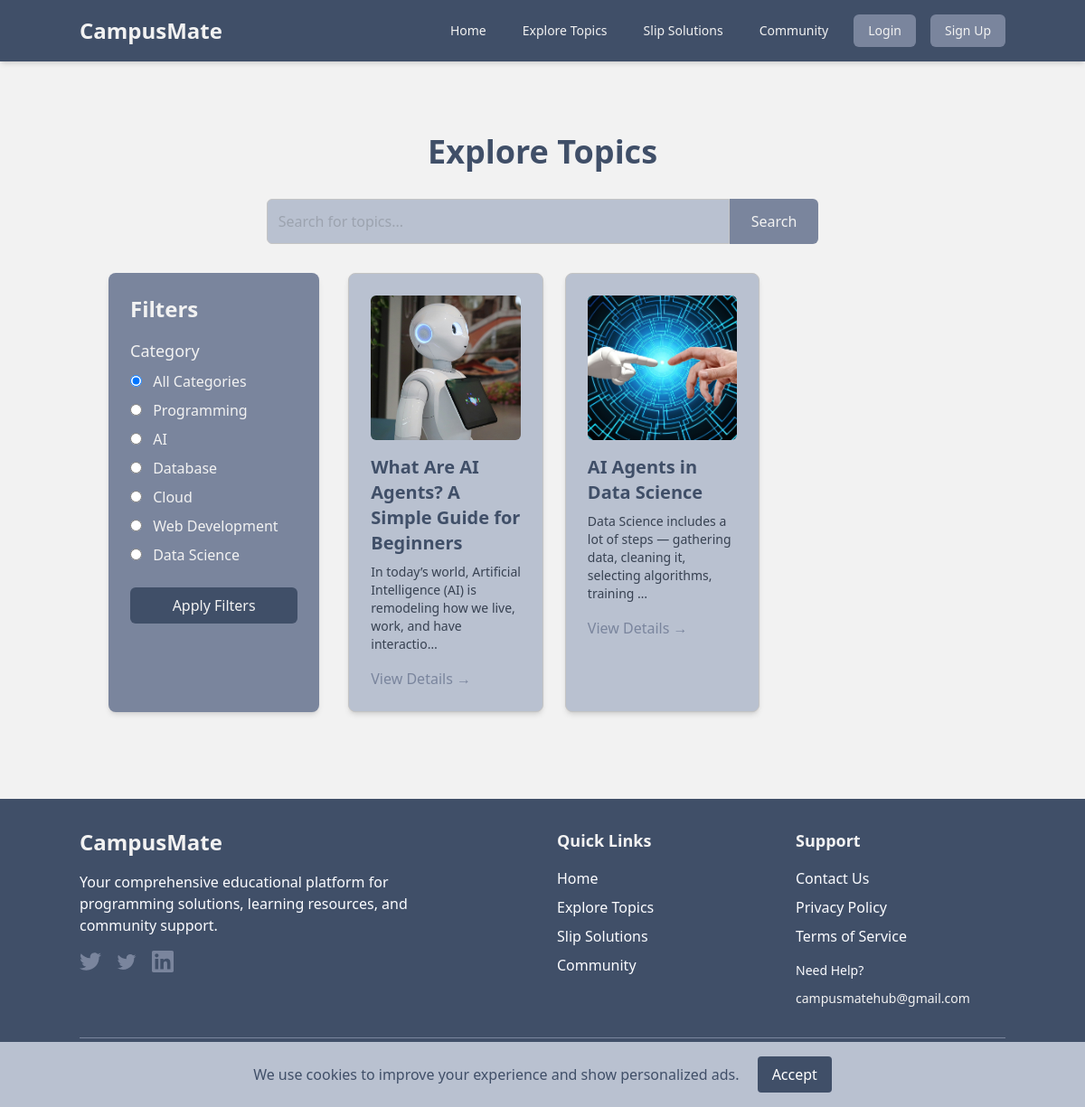
/explore-topics/, run on the app's committed database.
### CampusMateApp/models.py (models this page shows, shortened)
class ExploreTopic(models.Model):
    title = models.CharField(max_length=200)
    description = models.TextField()
    image = models.ImageField(upload_to='explore_topics/', blank=True, null=True)
    category = models.CharField(max_length=50, choices=CATEGORY_CHOICES, default='Programming')
    link = models.URLField(blank=True, null=True)
    created_at = models.DateTimeField(blank=True, default=timezone.now)
    updated_at = models.DateTimeField(blank=True)

### CampusMateApp/views.py (the view)
# urls.py: path('explore-topics/', views.explore_topics_view, name='explore_topics'),
def explore_topics_view(request):
    selected_category = request.GET.get('category')
    search_query = request.GET.get('q')
    topics = ExploreTopic.objects.all()
    if selected_category:
        topics = topics.filter(category=selected_category)
    if search_query:
        topics = topics.filter(title__icontains=search_query) | topics.filter(description__icontains=search_query)
    context = {
        'topics': topics,
        'categories': [choice[0] for choice in CATEGORY_CHOICES],
        'selected_category': selected_category,
        'search_query': search_query,
    }
    return render(request, 'explore.html', context)

### CampusMateApp/templates/explore.html (shortened to what this page needs)
{% extends 'base.html' %}
{% load static %}
{% block content %}
<div class="container mx-auto px-4 py-8 bg-[#F2F2F2] dark:bg-[#1a1a1a] transition-colors duration-300">
    <h1 class="text-4xl font-bold text-[#404F68] dark:text-[#F2F2F2] mb-8 text-center transition-colors duration-300">Explore Topics</h1>
    <form method="get" action="{% url 'CampusMateApp:explore_topics' %}" class="mb-8 flex justify-center">
        <input type="text" name="q" placeholder="Search for topics..." value="{{ search_query|default_if_none:'' }}" class="w-full max-w-lg p-3 border border-[#C4C4C4] dark:border-[#404040] rounded-l-md bg-[#B9C1D0] dark:bg-[#2d2d2d] text-[#404F68] dark:text-[#F2F2F2] focus:outline-none focus:ring-2 focus:ring-[#7A859D] dark:focus:ring-[#404F68] transition-colors duration-300">
        <button type="submit" class="bg-[#7A859D] dark:bg-[#ffffff] dark:text-[#2d2d2d] text-[#F2F2F2] hover:bg-[#404F68] dark:hover:bg-[#7A859D] px-6 py-3 rounded-r-md font-medium transition duration-300">Search</button>
    </form>
    <div class="flex flex-col md:flex-row gap-8">
        <aside id="filters-panel" class="hidden md:block md:w-1/4 bg-[#7A859D] dark:bg-[#2d2d2d] p-6 rounded-lg shadow-md transition-colors duration-300">
            <h2 class="text-2xl font-semibold text-[#F2F2F2] mb-4">Filters</h2>
            <form method="get" action="{% url 'CampusMateApp:explore_topics' %}">
                <div class="mb-6">
                    <h3 class="text-lg font-medium text-[#F2F2F2] mb-2">Category</h3>
                    <label class="block text-[#F2F2F2] mb-2">
                        <input type="radio" name="category" value="" class="mr-2" {% if not selected_category %}checked{% endif %}> All Categories
                    </label>
                    {% for category_name in categories %}
                        <label class="block text-[#F2F2F2] mb-2">
                            <input type="radio" name="category" value="{{ category_name }}" class="mr-2" {% if category_name == selected_category %}checked{% endif %}> {{ category_name }}
                        </label>
                    {% endfor %}
                </div>
                <button type="submit" class="bg-[#404F68] dark:bg-[#ffffff] dark:text-[#2d2d2d] text-[#F2F2F2] hover:bg-opacity-80 px-4 py-2 rounded-md w-full transition duration-300">Apply Filters</button>
            </form>
        </aside>
        <section class="md:w-3/4 grid grid-cols-1 sm:grid-cols-2 lg:grid-cols-3 gap-6">
            {% if topics %}
                {% for topic in topics %}
                    <a href="{% url 'CampusMateApp:explore_topic_detail' pk=topic.pk %}" class="block bg-[#B9C1D0] dark:bg-[#2d2d2d] p-6 rounded-lg shadow-md border border-[#C4C4C4] dark:border-[#404040] hover:bg-opacity-80 dark:hover:bg-[#404040] transition duration-300">
                        {% if topic.image %}
                            <img src="{{ topic.image.url }}" alt="{{ topic.title }}" class="w-full h-40 object-cover rounded-md mb-4">
                        {% endif %}
                        <h3 class="text-xl font-semibold text-[#404F68] dark:text-[#F2F2F2] mb-2 transition-colors duration-300">{{ topic.title }}</h3>
                        <p class="text-gray-700 dark:text-gray-300 text-sm transition-colors duration-300">{{ topic.description|truncatechars:100 }}</p>
                        <p class="mt-4 inline-block text-[#7A859D] dark:text-[#B9C1D0] hover:text-[#404F68] dark:hover:text-[#F2F2F2] font-medium transition-colors duration-300">View Details &rarr;</p>
                    </a>
                {% endfor %}
            {% else %}
                <p class="text-center text-[#404F68] dark:text-[#F2F2F2] col-span-full transition-colors duration-300">No topics found matching your criteria.</p>
            {% endif %}
        </section>
    </div>
</div>
{% endblock %}

### CampusMateApp/templates/base.html (shortened to what this page needs)
{% load static %}
<!DOCTYPE html>
<html lang="en">
<head>
    {% load tailwind_tags %}
    {% tailwind_css %}
</head>
<body class="bg-[#F2F2F2] dark:bg-[#1a1a1a] font-sans text-gray-800 dark:text-gray-200 transition-colors duration-300">
    <nav class="bg-[#404F68] dark:bg-[#2d2d2d] p-4 text-[#F2F2F2] shadow-md">
        <div class="container mx-auto flex justify-between items-center">
            <a href="/" class="text-2xl font-bold text-[#F2F2F2]">CampusMate</a>
            <div class="hidden md:flex items-center space-x-4" id="main-menu">
                <a href="{% url 'CampusMateApp:home' %}" class="text-[#F2F2F2] hover:text-[#7A859D] px-3 py-2 rounded-md text-sm font-medium">Home</a>
                <a href="{% url 'CampusMateApp:explore_topics' %}" class="text-[#F2F2F2] hover:text-[#7A859D] px-3 py-2 rounded-md text-sm font-medium">Explore Topics</a>
                <a href="{% url 'CampusMateApp:slip_solutions' %}" class="text-[#F2F2F2] hover:text-[#7A859D] px-3 py-2 rounded-md text-sm font-medium">Slip Solutions</a>
                <a href="{% url 'CampusMateApp:community' %}" class="text-[#F2F2F2] hover:text-[#7A859D] px-3 py-2 rounded-md text-sm font-medium">Community</a>
                {% if user.is_authenticated %}
                    <div class="relative group">
                        <button class="flex items-center space-x-2 bg-[#7A859D] dark:bg-[#2d2d2d]  text-[#F2F2F2] hover:bg-opacity-80 px-4 py-2 rounded-md text-sm font-medium">
                            <svg class="w-5 h-5" fill="none" stroke="currentColor" viewBox="0 0 24 24">
                                <path stroke-linecap="round" stroke-linejoin="round" stroke-width="2" d="M16 7a4 4 0 11-8 0 4 4 0 018 0zM12 14a7 7 0 00-7 7h14a7 7 0 00-7-7z"></path>
                            </svg>
                            <span>{{ user.first_name|default:user.username }}</span>
                            <svg class="w-4 h-4" fill="none" stroke="currentColor" viewBox="0 0 24 24">
                                <path stroke-linecap="round" stroke-linejoin="round" stroke-width="2" d="M19 9l-7 7-7-7"></path>
                            </svg>
                        </button>
                        <div class="absolute right-0 mt-2 w-48 bg-[#404F68] dark:bg-[#2d2d2d] rounded-md shadow-lg opacity-0 invisible group-hover:opacity-100 group-hover:visible transition-all duration-200 z-50">
                            <div class="py-1">
                                <a href="{% url 'CampusMateApp:profile' user.username %}" class="block px-4 py-2 text-sm text-[#F2F2F2] hover:bg-[#7A859D] dark:hover:bg-[#404F68]">Profile</a>
                                <a href="{% url 'CampusMateApp:settings' %}" class="block px-4 py-2 text-sm text-[#F2F2F2] hover:bg-[#7A859D] dark:hover:bg-[#404F68]">Settings</a>
                                <hr class="my-1 border-[#7A859D] dark:border-[#404F68]">
                                <a href="{% url 'CampusMateApp:logout' %}" class="block px-4 py-2 text-sm text-[#F2F2F2] hover:bg-[#7A859D] dark:hover:bg-[#404F68]">Logout</a>
                            </div>
                        </div>
                    </div>
                {% else %}
                    <a href="{% url 'CampusMateApp:login' %}" class="bg-[#7A859D] text-[#F2F2F2] hover:bg-opacity-80 px-4 py-2 rounded-md text-sm font-medium">Login</a>
                    <a href="{% url 'CampusMateApp:signup' %}" class="bg-[#7A859D] text-[#F2F2F2] hover:bg-opacity-80 px-4 py-2 rounded-md text-sm font-medium">Sign Up</a>
                {% endif %}
            </div>
        </div>
    </nav>
    <main class="container mx-auto mt-8 p-4">
        {% block content %}
        {% endblock %}
    </main>
    <footer class="bg-[#404F68] dark:bg-[#2d2d2d] p-8 text-[#F2F2F2] mt-12">
        <div class="container mx-auto">
            <div class="grid md:grid-cols-4 gap-8">
                <div class="md:col-span-2">
                    <h3 class="text-2xl font-bold text-[#F2F2F2] mb-4">CampusMate</h3>
                    <p class="text-[#fbfcff] mb-4 max-w-md">
                        Your comprehensive educational platform for programming solutions, learning resources, and community support.
                    </p>
                    <div class="flex space-x-4">
                        <a href="#" class="text-[#7A859D] hover:text-[#F2F2F2] transition-colors duration-300">
                        </a>
                        <a href="#" class="text-[#7A859D] hover:text-[#F2F2F2] transition-colors duration-300">
                        </a>
                        <a href="#" class="text-[#7A859D] hover:text-[#F2F2F2] transition-colors duration-300">
                        </a>
                    </div>
                </div>
                <div>
                    <h4 class="text-lg font-semibold text-[#F2F2F2] mb-4">Quick Links</h4>
                    <ul class="space-y-2">
                        <li><a href="{% url 'CampusMateApp:home' %}" class="text-[#fbfcff] hover:text-[#7A859D] transition-colors duration-300">Home</a></li>
                        <li><a href="{% url 'CampusMateApp:explore_topics' %}" class="text-[#fbfcff] hover:text-[#7A859D] transition-colors duration-300">Explore Topics</a></li>
                        <li><a href="{% url 'CampusMateApp:slip_solutions' %}" class="text-[#fbfcff] hover:text-[#7A859D] transition-colors duration-300">Slip Solutions</a></li>
                        <li><a href="{% url 'CampusMateApp:community' %}" class="text-[#fbfcff] hover:text-[#7A859D] transition-colors duration-300">Community</a></li>
                    </ul>
                </div>
                <div>
                    <h4 class="text-lg font-semibold text-[#F2F2F2] mb-4">Support</h4>
                    <ul class="space-y-2">
                        <li><a href="{% url 'CampusMateApp:support' %}" class="text-[#fbfcff] hover:text-[#7A859D] transition-colors duration-300">Contact Us</a></li>
                        <li><a href="{% url 'CampusMateApp:privacy_policy' %}" class="text-[#fbfcff] hover:text-[#7A859D] transition-colors duration-300">Privacy Policy</a></li>
                        <li><a href="{% url 'CampusMateApp:terms_of_service' %}" class="text-[#fbfcff] hover:text-[#7A859D] transition-colors duration-300">Terms of Service</a></li>
                    </ul>
                    <div class="mt-4">
                        <p class="text-[#fbfcff] text-sm mb-2">Need Help?</p>
                        <a href="mailto:campusmatehub@gmail.com" class="text-[#F2F2F2] hover:text-[#7A859D] transition-colors duration-300 text-sm">
                            campusmatehub@gmail.com
                        </a>
                    </div>
                </div>
            </div>
            <div class="border-t border-[#7A859D] mt-8 pt-6">
                <div class="flex flex-col md:flex-row justify-between items-center">
                    <p class="text-[fbfcff] text-sm mb-4 md:mb-0">
                    </p>
                    <div class="flex space-x-6 text-sm">
                        <a href="{% url 'CampusMateApp:privacy_policy' %}" class="text-[#F2F2F2] hover:text-[#7A859D]  transition-colors duration-300">Privacy Policy</a>
                        <a href="{% url 'CampusMateApp:terms_of_service' %}" class="text-[#F2F2F2] hover:text-[#7A859D]  transition-colors duration-300">Terms of Service</a>
                        <a href="{% url 'CampusMateApp:support' %}" class="text-[#F2F2F2] hover:text-[#7A859D]  transition-colors duration-300">Support</a>
                    </div>
                </div>
            </div>
        </div>
    </footer>
    <div id="cookie-banner" class="fixed bottom-0 w-full bg-[#B9C1D0] text-[#404F68] p-4 text-center z-50 hidden">
        We use cookies to improve your experience and show personalized ads.
        <button onclick="acceptCookies()" class="ml-4 px-4 py-2 bg-[#404F68] text-white rounded">Accept</button>
    </div>
</body>
</html>

### data on the page
ExploreTopic: image (picture), title "What Are AI Agents? A Simple Guide for Beginners", description "In today’s world, Artificial Intelligence (AI) is remodeling how we live, work, and have interactio…"
ExploreTopic: image (picture), title "AI Agents in Data Science", description "Data Science includes a lot of steps — gathering data, cleaning it, selecting algorithms, training …"

### other printed values
{{ category_name }} "Programming" "AI" "Database" "Cloud" "Web Development" "Data Science"
